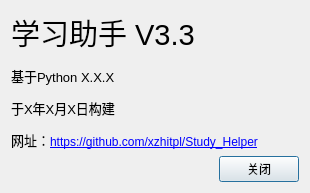
<?xml version="1.0" encoding="UTF-8"?>
<ui version="4.0">
 <class>Dialog</class>
 <widget class="QDialog" name="Dialog">
  <property name="geometry">
   <rect>
    <x>0</x>
    <y>0</y>
    <width>310</width>
    <height>174</height>
   </rect>
  </property>
  <property name="windowTitle">
   <string>关于</string>
  </property>
  <layout class="QVBoxLayout" name="verticalLayout">
   <item>
    <widget class="QLabel" name="label">
     <property name="text">
      <string>&lt;html&gt;&lt;head/&gt;&lt;body&gt;&lt;p&gt;&lt;span style=&quot; font-size:22pt;&quot;&gt;学习助手 V3.3&lt;/span&gt;&lt;/p&gt;&lt;p&gt;&lt;span style=&quot; font-size:10pt;&quot;&gt;基于Python X.X.X&lt;/span&gt;&lt;/p&gt;&lt;p&gt;&lt;span style=&quot; font-size:10pt;&quot;&gt;于X年X月X日构建&lt;/span&gt;&lt;/p&gt;&lt;p&gt;&lt;span style=&quot; font-size:10pt;&quot;&gt;网址：&lt;/span&gt;&lt;a href=&quot;https://github.com/xzhitpl/Study_Helper&quot;&gt;&lt;span style=&quot; text-decoration: underline; color:#0000ff;&quot;&gt;https://github.com/xzhitpl/Study_Helper&lt;/span&gt;&lt;/a&gt;&lt;/p&gt;&lt;/body&gt;&lt;/html&gt;</string>
     </property>
     <property name="openExternalLinks">
      <bool>true</bool>
     </property>
    </widget>
   </item>
   <item>
    <layout class="QHBoxLayout" name="horizontalLayout">
     <item>
      <spacer name="horizontalSpacer">
       <property name="orientation">
        <enum>Qt::Horizontal</enum>
       </property>
       <property name="sizeHint" stdset="0">
        <size>
         <width>40</width>
         <height>20</height>
        </size>
       </property>
      </spacer>
     </item>
     <item>
      <widget class="QPushButton" name="pushButton">
       <property name="text">
        <string>关闭</string>
       </property>
      </widget>
     </item>
    </layout>
   </item>
  </layout>
 </widget>
 <resources/>
 <connections>
  <connection>
   <sender>pushButton</sender>
   <signal>clicked()</signal>
   <receiver>Dialog</receiver>
   <slot>close()</slot>
   <hints>
    <hint type="sourcelabel">
     <x>262</x>
     <y>151</y>
    </hint>
    <hint type="destinationlabel">
     <x>154</x>
     <y>86</y>
    </hint>
   </hints>
  </connection>
 </connections>
</ui>
